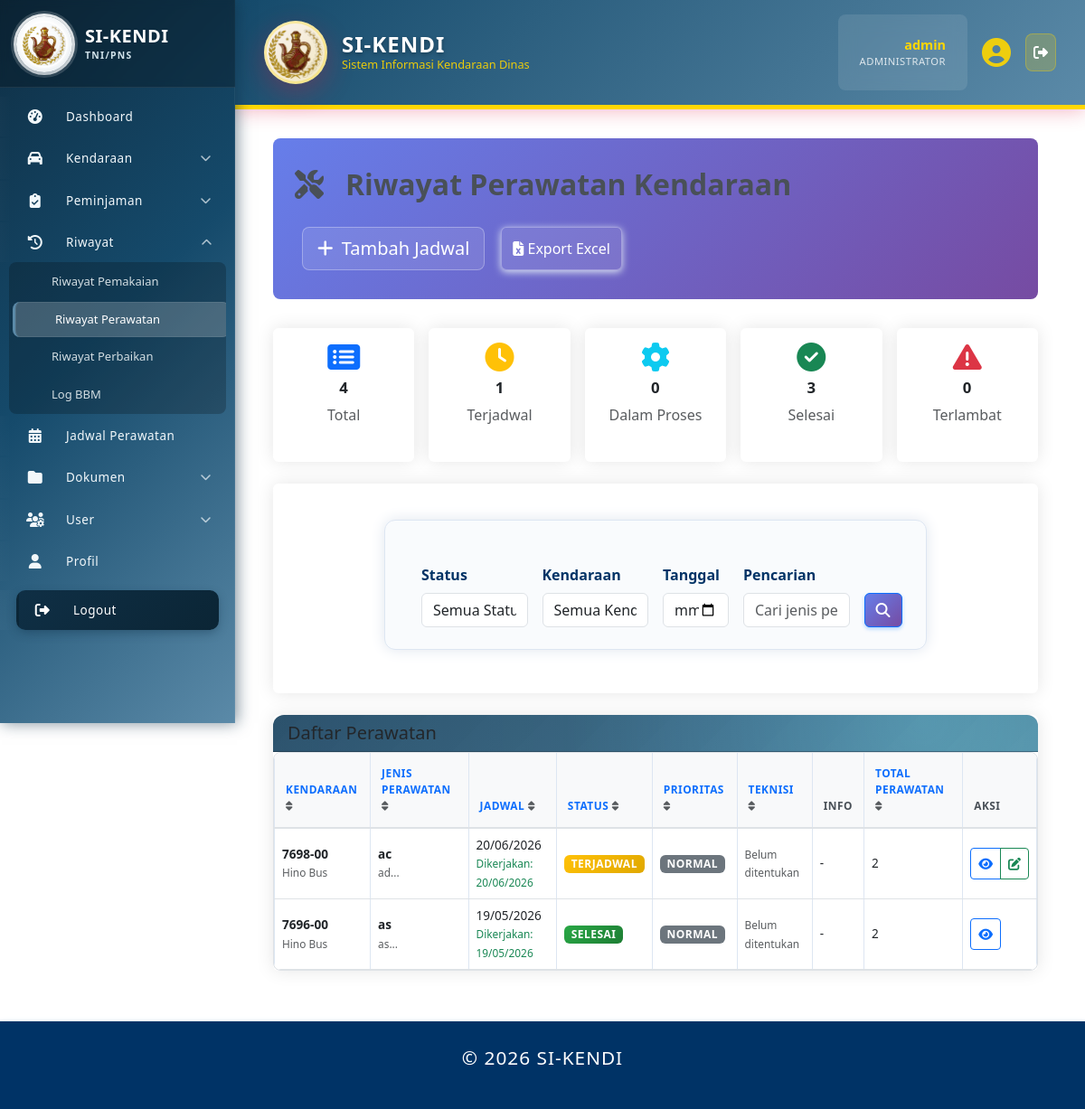
Page /index.php?page=riwayat_perawatan (signed in) on the committed database.
### tables this page shows
CREATE TABLE `jadwal_perawatan` (
  `id` int(11) NOT NULL,
  `kendaraan_id` int(11) NOT NULL,
  `jenis_perawatan` varchar(100) NOT NULL,
  `deskripsi` text DEFAULT NULL,
  `bengkel` varchar(50) DEFAULT NULL COMMENT 'Nama bengkel atau lokasi perawatan',
  `tanggal_perawatan` date DEFAULT NULL,
  `km_kembali` int(11) DEFAULT NULL,
  `km_saat_perawatan` int(11) DEFAULT NULL,
  `estimasi_biaya` int(20) DEFAULT NULL COMMENT 'Estimasi biaya perawatan',
  `status` enum('Terjadwal','Dalam Proses','Selesai','Terlewat','Dibatalkan','Ditunda') DEFAULT 'Terjadwal',
  `prioritas` varchar(30) DEFAULT NULL COMMENT 'Tingkat prioritas: Normal, Tinggi, Urgent',
  `reminder_sent` tinyint(1) DEFAULT 0,
  `tanggal_selesai` date DEFAULT NULL,
  `biaya_aktual` int(20) DEFAULT NULL COMMENT 'Biaya aktual yang dikeluarkan untuk perawatan',
  `keterangan` text DEFAULT NULL,
  `created_at` timestamp NOT NULL DEFAULT current_timestamp(),
  `updated_at` timestamp NOT NULL DEFAULT current_timestamp() ON UPDATE current_timestamp(),
  `created_by` int(11) DEFAULT NULL,
  `updated_by` int(11) DEFAULT NULL,
  `teknisi_id` int(11) DEFAULT NULL COMMENT 'ID pengguna yang bertindak sebagai teknisi',
  `banyaknya` int(10) DEFAULT NULL,
  `satuan` varchar(50) DEFAULT NULL
);

CREATE TABLE `kendaraan` (
  `id` int(11) NOT NULL,
  `no_polisi` varchar(20) NOT NULL,
  `no_rangka` varchar(50) NOT NULL,
  `no_mesin` varchar(50) NOT NULL,
  `penanggung_jawab` enum('Baur Spri Kapus','Baurku','Baurtarlat','Bidduk TI','Caraka','Kabidduk TI','Kabidinfomin','Kabidinfoops','Kabidpamsisfo','Kapusinfolahta TNI','Kasubbid Jarkomta & Duknis','Kasubbid Pam Aplikasi','Kasubbid Pam jarkomta','Kasubbid SDM TI','Kasubbid Sisfogarku','Kasubbid Sisfointel','Kasubbid Sisfoopslat','Kasubbid Sisfopers','Kasubbid Sisfoter','Kataud','Kaurdal','Kaurpers','Kaurtu','Tamudi Kapus','Wakapusinfolahta TNI') NOT NULL,
  `locator` varchar(255) DEFAULT NULL,
  `pengguna_id` int(11) DEFAULT NULL,
  `merk` varchar(50) NOT NULL,
  `tipe` varchar(50) DEFAULT NULL,
  `tahun_pembuatan` year(4) DEFAULT NULL,
  `warna` varchar(30) DEFAULT NULL,
  `jenis` enum('Roda 2','Roda 4','Truk','Bus','Lainnya') DEFAULT 'Roda 4',
  `bahan_bakar` enum('Pertalite','Pertamax','Solar','Listrik','Hybrid') NOT NULL DEFAULT 'Pertalite',
  `no_reg` varchar(30) DEFAULT NULL,
  `no_stnk` varchar(30) DEFAULT NULL,
  `no_bpkb` varchar(30) DEFAULT NULL,
  `tanggal_berlaku_stnk` date DEFAULT NULL,
  `pemilik_stnk` varchar(100) DEFAULT NULL,
  `status_kepemilikan` enum('Satker','Pinjam Pakai') DEFAULT 'Satker',
  `satker` varchar(50) NOT NULL,
  `kode_barang` varchar(50) DEFAULT NULL,
  `kondisi` enum('Baik','Rusak Ringan','Rusak Berat') DEFAULT 'Baik',
  `status_kendaraan` enum('Operasional','Perbaikan','Rusak','Tidak Aktif') DEFAULT 'Operasional',
  `status_peminjaman` enum('Tersedia','Dipinjam','Maintenance','Rusak') DEFAULT 'Tersedia',
  `tanggal_servis_terakhir` date DEFAULT NULL,
  `last_service_km` int(11) DEFAULT NULL,
  `odometer` int(11) DEFAULT 0,
  `foto` varchar(255) DEFAULT NULL,
  `catatan` text DEFAULT NULL,
  `created_at` timestamp NOT NULL DEFAULT current_timestamp(),
  `updated_at` timestamp NOT NULL DEFAULT current_timestamp() ON UPDATE current_timestamp()
);

### pages/riwayat_perawatan.php (the view, shortened to what the rows shown need)
<?php
require_once 'includes/auth.php';
$action = $_GET['action'] ?? 'list';
$where_jp = [];
$params_jp = [];
$types_jp = '';
$where_k = [];
$params_k = [];
$types_k = '';
$where_jp_sql = !empty($where_jp) ? ' AND ' . implode(' AND ', $where_jp) : '';
$where_k_sql = !empty($where_k) ? ' AND ' . implode(' AND ', $where_k) : '';
$page = max(1, (int)($_GET['page_num'] ?? 1));
$limit = 10;
$offset = ($page - 1) * $limit;
$sort = strtolower(trim($_GET['sort'] ?? ''));
$dir = strtolower(trim($_GET['dir'] ?? 'desc'));
$dir = in_array($dir, ['asc', 'desc'], true) ? $dir : 'desc';
$inner_sql = "SELECT MAX(jp1.id) as id FROM jadwal_perawatan jp1 WHERE 1=1 " . $where_jp_sql . " GROUP BY jp1.kendaraan_id";
$order_by = 'jp.tanggal_perawatan DESC';
$sql = "SELECT jp.*, k.no_reg, k.merk, k.tipe, t.nama_lengkap as teknisi_nama,
           CASE
               WHEN jp.status = 'Terjadwal' AND jp.tanggal_perawatan < CURDATE() THEN 'Terlambat'
               ELSE jp.status
           END as status_display,
           0 AS biaya_sort,
           COALESCE(agg.total_perawatan, 0) AS total_perawatan
    FROM jadwal_perawatan jp
    JOIN kendaraan k ON jp.kendaraan_id = k.id
    LEFT JOIN pengguna t ON jp.teknisi_id = t.id
    LEFT JOIN (
        SELECT kendaraan_id, COUNT(*) AS total_perawatan
        FROM jadwal_perawatan
        GROUP BY kendaraan_id
    ) agg ON agg.kendaraan_id = jp.kendaraan_id
    WHERE jp.id IN (" . $inner_sql . ")" . $where_k_sql . "
    ORDER BY $order_by
    LIMIT ? OFFSET ?";
$stmt = $mysqli->prepare($sql);
$bind_params = array_merge($params_jp, $params_k, [$limit, $offset]);
$bind_types = $types_jp . $types_k . 'ii';
if (!empty($bind_params)) {
    $stmt->bind_param($bind_types, ...$bind_params);
}
$stmt->execute();
$perawatan_result = $stmt->get_result();
$vehicle_history = [];
function getStatusBadge($status) {
    $badges = [
        'Terjadwal' => 'warning',
        'Dalam Proses' => 'info',
        'Selesai' => 'success',
        'Ditunda' => 'secondary',
        'Terlambat' => 'danger'
    ];
    return $badges[$status] ?? 'secondary';
}
function getPriorityBadge($priority) {
    $badges = [
        'Tinggi' => 'danger',
        'Sedang' => 'warning',
        'Rendah' => 'info'
    ];
    return $badges[$priority] ?? 'secondary';
}
function sort_link($label, $key, $currentSort, $currentDir) {
    $params = $_GET;
    $isActive = ($currentSort === $key);
    $nextDir = ($isActive && strtolower($currentDir) === 'asc') ? 'desc' : 'asc';
    $params['sort'] = $key;
    $params['dir'] = $nextDir;
    $params['page'] = 'riwayat_perawatan';
    $query = http_build_query($params);
    $icon = '';
    if ($isActive) {
        $icon = strtolower($currentDir) === 'asc' ? ' <i class="fas fa-sort-up"></i>' : ' <i class="fas fa-sort-down"></i>';
    } else {
        $icon = ' <i class="fas fa-sort text-muted"></i>';
    }
    return '<a href="?' . htmlspecialchars($query) . '" class="text-decoration-none">' . htmlspecialchars($label) . $icon . '</a>';
}
?>
<div class="page-header">
            <h1><i class="fas fa-tools me-2"></i>Riwayat Perawatan Kendaraan</h1>
</div>
<div class="card">
    <div class="card-body p-0">
        <?php if ($action === 'view' && !empty($vehicle_history)): ?>
            <?php
            $backParams = $_GET;
            unset($backParams['action'], $backParams['id']);
            $backParams['page'] = 'riwayat_perawatan';
            $backUrl = '?' . http_build_query($backParams);
            ?>
            <div class="d-flex justify-content-between align-items-center px-3 py-2 border-bottom">
                <a href="<?= htmlspecialchars($backUrl) ?>" class="btn btn-outline-secondary">
                    <i class="fas fa-arrow-left me-1"></i> Kembali
                </a>
            </div>
            <div class="table-responsive">
                <table class="table table-hover mb-0" id="perawatanTable">
                    <thead class="table-light">
                        <tr>
                            <th>Tanggal</th>
                            <th>Jenis Perawatan</th>
                            <th>Deskripsi</th>
                            <th>Status</th>
                            <th>Teknisi</th>
                            <th>Catatan</th>
                        </tr>
                    </thead>
                    <tbody>
                        <?php foreach ($vehicle_history as $hist): ?>
                            <tr>
                                <td><?= date('d/m/Y', strtotime($hist['tanggal_perawatan'])) ?></td>
                                <td><?= htmlspecialchars($hist['jenis_perawatan']) ?></td>
                                <td><?= nl2br(htmlspecialchars(substr($hist['deskripsi'], 0, 100))) ?></td>
                                <td><span class="badge bg-<?= getStatusBadge($hist['status']) ?>"><?= htmlspecialchars($hist['status']) ?></span></td>
                                <td><?= htmlspecialchars($hist['teknisi_nama'] ?? $hist['nama_lengkap'] ?? '-') ?></td>
                                <td>
                                    <?= nl2br(htmlspecialchars($hist['keterangan'] ?? '-')) ?>
                                </td>
                            </tr>
                        <?php endforeach; ?>
                    </tbody>
                </table>
            </div>
        <?php elseif ($perawatan_result->num_rows > 0): ?>
            <div class="table-responsive">
                <table class="table table-hover mb-0" id="perawatanTable">
                    <thead class="table-light">
                        <tr>
                            <th><?= sort_link('Kendaraan','kendaraan', $sort, $dir) ?></th>
                            <th><?= sort_link('Jenis Perawatan','jenis', $sort, $dir) ?></th>
                            <th><?= sort_link('Jadwal','jadwal', $sort, $dir) ?></th>
                            <th><?= sort_link('Status','status', $sort, $dir) ?></th>
                            <th><?= sort_link('Prioritas','prioritas', $sort, $dir) ?></th>
                            <th><?= sort_link('Teknisi','teknisi', $sort, $dir) ?></th>
                            <th>Info</th>
                            <th><?= sort_link('Total Perawatan','total', $sort, $dir) ?></th>
                            <th>Aksi</th>
                        </tr>
                    </thead>
                    <tbody>
                        <?php while ($row = $perawatan_result->fetch_assoc()): ?>
                            <tr>
                                <td>
                                    <strong><?= htmlspecialchars($row['no_reg']) ?></strong>
                                    <br><small class="text-muted"><?= htmlspecialchars($row['merk'] . ' ' . $row['tipe']) ?></small>
                                </td>
                                <td>
                                    <strong><?= htmlspecialchars($row['jenis_perawatan']) ?></strong>
                                    <?php if ($row['deskripsi']): ?>
                                        <br><small class="text-muted"><?= htmlspecialchars(substr($row['deskripsi'], 0, 50)) ?>...</small>
                                    <?php endif; ?>
                                </td>
                                <td>
                                    <?= date('d/m/Y', strtotime($row['tanggal_perawatan'])) ?>
                                    <?php if ($row['tanggal_perawatan']): ?>
                                        <br><small class="text-success">Dikerjakan: <?= date('d/m/Y', strtotime($row['tanggal_perawatan'])) ?></small>
                                    <?php endif; ?>
                                </td>
                                <td>
                                    <span class="badge bg-<?= getStatusBadge($row['status_display']) ?>">
                                        <?= $row['status_display'] ?>
                                    </span>
                                </td>
                                <td>
                                    <?php if ($row['prioritas']): ?>
                                        <span class="badge bg-<?= getPriorityBadge($row['prioritas']) ?>">
                                            <?= $row['prioritas'] ?>
                                        </span>
                                    <?php endif; ?>
                                </td>
                                <td>
                                    <?= $row['teknisi_nama'] ? htmlspecialchars($row['teknisi_nama']) : '<small class="text-muted">Belum ditentukan</small>' ?>
                                </td>
                                <td>-</td>
                                <td>
                                    <?= (int)($row['total_perawatan'] ?? 0) ?>
                                </td>
                                <td>
                                    <div class="btn-group btn-group-sm">
                                        <button class="btn btn-outline-primary" onclick="viewDetail(<?= $row['kendaraan_id'] ?>)" title="Lihat Riwayat">
                                            <i class="fas fa-eye"></i>
                                        </button>
                                        <?php if ($row['status'] !== 'Selesai'): ?>
                                            <button class="btn btn-outline-success" onclick="updateStatus(<?= $row['id'] ?>, '<?= $row['status'] ?>')">
                                                <i class="fas fa-edit"></i>
                                            </button>
                                        <?php endif; ?>
                                    </div>
                                </td>
                            </tr>
                        <?php endwhile; ?>
                    </tbody>
                </table>
            </div>
        <?php endif; ?>
    </div>
</div>

### rows in the picture
jadwal_perawatan: kendaraan.no_reg "7698-00", kendaraan.tipe "Hino Bus", jenis_perawatan "ac", deskripsi "ad", tanggal_perawatan "20/06/2026", status_display "TERJADWAL", prioritas "NORMAL", total_perawatan "2"
jadwal_perawatan: kendaraan.no_reg "7696-00", kendaraan.tipe "Hino Bus", jenis_perawatan "as", deskripsi "as", tanggal_perawatan "19/05/2026", status_display "SELESAI", prioritas "NORMAL", total_perawatan "2"

### other values in the picture
isset($_SESSION['username']) ? $_SESSION['username'] : '' "admin"
$stats['total'] "4"
$stats['terjadwal'] "1"
$stats['proses'] "0"
$stats['selesai'] "3"
$stats['terlambat'] "0"
$label "KENDARAAN JENIS PERAWATAN JADWAL STATUS PRIORITAS TEKNISI TOTAL PERAWATAN"
